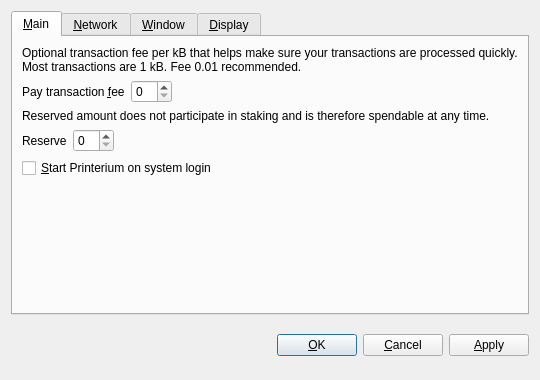
<?xml version="1.0" encoding="UTF-8"?>
<ui version="4.0">
 <class>OptionsDialog</class>
 <widget class="QDialog" name="OptionsDialog">
  <property name="geometry">
   <rect>
    <x>0</x>
    <y>0</y>
    <width>540</width>
    <height>380</height>
   </rect>
  </property>
  <property name="windowTitle">
   <string>Options</string>
  </property>
  <property name="modal">
   <bool>true</bool>
  </property>
  <layout class="QVBoxLayout" name="verticalLayout">
   <item>
    <widget class="QTabWidget" name="tabWidget">
     <property name="tabPosition">
      <enum>QTabWidget::North</enum>
     </property>
     <property name="currentIndex">
      <number>0</number>
     </property>
     <widget class="QWidget" name="tabMain">
      <attribute name="title">
       <string>&amp;Main</string>
      </attribute>
      <layout class="QVBoxLayout" name="verticalLayout_Main">
       <item>
        <widget class="QLabel" name="transactionFeeInfoLabel">
         <property name="text">
          <string>Optional transaction fee per kB that helps make sure your transactions are processed quickly. Most transactions are 1 kB. Fee 0.01 recommended.</string>
         </property>
         <property name="textFormat">
          <enum>Qt::PlainText</enum>
         </property>
         <property name="wordWrap">
          <bool>true</bool>
         </property>
        </widget>
       </item>
       <item>
        <layout class="QHBoxLayout" name="horizontalLayoutFee">
         <item>
          <widget class="QLabel" name="transactionFeeLabel">
           <property name="text">
            <string>Pay transaction &amp;fee</string>
           </property>
           <property name="textFormat">
            <enum>Qt::PlainText</enum>
           </property>
           <property name="buddy">
            <cstring>transactionFee</cstring>
           </property>
          </widget>
         </item>
         <item>
          <widget class="BitcoinAmountField" name="transactionFee"/>
         </item>
         <item>
          <spacer name="horizontalSpacerFee">
           <property name="orientation">
            <enum>Qt::Horizontal</enum>
           </property>
           <property name="sizeHint" stdset="0">
            <size>
             <width>40</width>
             <height>20</height>
            </size>
           </property>
          </spacer>
         </item>
        </layout>
       </item>
       <item>
        <widget class="QLabel" name="reserveBalanceInfoLabel">
         <property name="text">
          <string>Reserved amount does not participate in staking and is therefore spendable at any time.</string>
         </property>
         <property name="textFormat">
          <enum>Qt::PlainText</enum>
         </property>
         <property name="wordWrap">
          <bool>true</bool>
         </property>
        </widget>
       </item>
       <item>
        <layout class="QHBoxLayout" name="horizontalLayoutReserveBalance">
         <item>
          <widget class="QLabel" name="reserveBalanceLabel">
           <property name="text">
            <string>Reserve</string>
           </property>
           <property name="textFormat">
            <enum>Qt::PlainText</enum>
           </property>
           <property name="buddy">
            <cstring>reserveBalance</cstring>
           </property>
          </widget>
         </item>
         <item>
          <widget class="BitcoinAmountField" name="reserveBalance"/>
         </item>
         <item>
          <spacer name="horizontalSpacerReserveBalance">
           <property name="orientation">
            <enum>Qt::Horizontal</enum>
           </property>
           <property name="sizeHint" stdset="0">
            <size>
             <width>40</width>
             <height>20</height>
            </size>
           </property>
          </spacer>
         </item>
        </layout>
       </item>
       <item>
        <widget class="QCheckBox" name="bitcoinAtStartup">
         <property name="toolTip">
          <string>Automatically start Printerium after logging in to the system.</string>
         </property>
         <property name="text">
          <string>&amp;Start Printerium on system login</string>
         </property>
        </widget>
       </item>
       <item>
        <spacer name="verticalSpacer_Main">
         <property name="orientation">
          <enum>Qt::Vertical</enum>
         </property>
         <property name="sizeHint" stdset="0">
          <size>
           <width>20</width>
           <height>40</height>
          </size>
         </property>
        </spacer>
       </item>
      </layout>
     </widget>
     <widget class="QWidget" name="tabNetwork">
      <attribute name="title">
       <string>&amp;Network</string>
      </attribute>
      <layout class="QVBoxLayout" name="verticalLayout_Network">
       <item>
        <widget class="QCheckBox" name="mapPortUpnp">
         <property name="toolTip">
          <string>Automatically open the Printerium client port on the router. This only works when your router supports UPnP and it is enabled.</string>
         </property>
         <property name="text">
          <string>Map port using &amp;UPnP</string>
         </property>
        </widget>
       </item>
       <item>
        <widget class="QCheckBox" name="connectSocks">
         <property name="toolTip">
          <string>Connect to the Printerium network through a SOCKS proxy (e.g. when connecting through Tor).</string>
         </property>
         <property name="text">
          <string>&amp;Connect through SOCKS proxy:</string>
         </property>
        </widget>
       </item>
       <item>
        <layout class="QHBoxLayout" name="horizontalLayout_Network">
         <item>
          <widget class="QLabel" name="proxyIpLabel">
           <property name="text">
            <string>Proxy &amp;IP:</string>
           </property>
           <property name="textFormat">
            <enum>Qt::PlainText</enum>
           </property>
           <property name="buddy">
            <cstring>proxyIp</cstring>
           </property>
          </widget>
         </item>
         <item>
          <widget class="QValidatedLineEdit" name="proxyIp">
           <property name="maximumSize">
            <size>
             <width>140</width>
             <height>16777215</height>
            </size>
           </property>
           <property name="toolTip">
            <string>IP address of the proxy (e.g. 127.0.0.1)</string>
           </property>
          </widget>
         </item>
         <item>
          <widget class="QLabel" name="proxyPortLabel">
           <property name="text">
            <string>&amp;Port:</string>
           </property>
           <property name="textFormat">
            <enum>Qt::PlainText</enum>
           </property>
           <property name="buddy">
            <cstring>proxyPort</cstring>
           </property>
          </widget>
         </item>
         <item>
          <widget class="QLineEdit" name="proxyPort">
           <property name="maximumSize">
            <size>
             <width>55</width>
             <height>16777215</height>
            </size>
           </property>
           <property name="toolTip">
            <string>Port of the proxy (e.g. 9050)</string>
           </property>
          </widget>
         </item>
         <item>
          <widget class="QLabel" name="socksVersionLabel">
           <property name="text">
            <string>SOCKS &amp;Version:</string>
           </property>
           <property name="textFormat">
            <enum>Qt::PlainText</enum>
           </property>
           <property name="buddy">
            <cstring>socksVersion</cstring>
           </property>
          </widget>
         </item>
         <item>
          <widget class="QValueComboBox" name="socksVersion">
           <property name="toolTip">
            <string>SOCKS version of the proxy (e.g. 5)</string>
           </property>
          </widget>
         </item>
         <item>
          <spacer name="horizontalSpacer_Network">
           <property name="orientation">
            <enum>Qt::Horizontal</enum>
           </property>
           <property name="sizeHint" stdset="0">
            <size>
             <width>40</width>
             <height>20</height>
            </size>
           </property>
          </spacer>
         </item>
        </layout>
       </item>
       <item>
        <spacer name="verticalSpacer_Network">
         <property name="orientation">
          <enum>Qt::Vertical</enum>
         </property>
         <property name="sizeHint" stdset="0">
          <size>
           <width>20</width>
           <height>40</height>
          </size>
         </property>
        </spacer>
       </item>
      </layout>
     </widget>
     <widget class="QWidget" name="tabWindow">
      <attribute name="title">
       <string>&amp;Window</string>
      </attribute>
      <layout class="QVBoxLayout" name="verticalLayout_Window">
       <item>
        <widget class="QCheckBox" name="minimizeToTray">
         <property name="toolTip">
          <string>Show only a tray icon after minimizing the window.</string>
         </property>
         <property name="text">
          <string>&amp;Minimize to the tray instead of the taskbar</string>
         </property>
        </widget>
       </item>
       <item>
        <widget class="QCheckBox" name="minimizeOnClose">
         <property name="toolTip">
          <string>Minimize instead of exit the application when the window is closed. When this option is enabled, the application will be closed only after selecting Quit in the menu.</string>
         </property>
         <property name="text">
          <string>M&amp;inimize on close</string>
         </property>
        </widget>
       </item>
       <item>
        <spacer name="verticalSpacer_Window">
         <property name="orientation">
          <enum>Qt::Vertical</enum>
         </property>
         <property name="sizeHint" stdset="0">
          <size>
           <width>20</width>
           <height>40</height>
          </size>
         </property>
        </spacer>
       </item>
      </layout>
     </widget>
     <widget class="QWidget" name="tabDisplay">
      <attribute name="title">
       <string>&amp;Display</string>
      </attribute>
      <layout class="QVBoxLayout" name="verticalLayout_Display">
       <item>
        <layout class="QHBoxLayout" name="horizontalLayout_1_Display">
         <item>
          <widget class="QLabel" name="langLabel">
           <property name="text">
            <string>User Interface &amp;language:</string>
           </property>
           <property name="textFormat">
            <enum>Qt::PlainText</enum>
           </property>
           <property name="buddy">
            <cstring>lang</cstring>
           </property>
          </widget>
         </item>
         <item>
          <widget class="QValueComboBox" name="lang">
           <property name="toolTip">
            <string>The user interface language can be set here. This setting will take effect after restarting Printerium.</string>
           </property>
          </widget>
         </item>
        </layout>
       </item>
       <item>
        <layout class="QHBoxLayout" name="horizontalLayout_2_Display">
         <item>
          <widget class="QLabel" name="unitLabel">
           <property name="text">
            <string>&amp;Unit to show amounts in:</string>
           </property>
           <property name="textFormat">
            <enum>Qt::PlainText</enum>
           </property>
           <property name="buddy">
            <cstring>unit</cstring>
           </property>
          </widget>
         </item>
         <item>
          <widget class="QValueComboBox" name="unit">
           <property name="toolTip">
            <string>Choose the default subdivision unit to show in the interface and when sending coins.</string>
           </property>
          </widget>
         </item>
        </layout>
       </item>
       <item>
        <widget class="QCheckBox" name="displayAddresses">
         <property name="toolTip">
          <string>Whether to show Printerium addresses in the transaction list or not.</string>
         </property>
         <property name="text">
          <string>&amp;Display addresses in transaction list</string>
         </property>
        </widget>
       </item>
       <item>
        <widget class="QCheckBox" name="coinControlFeatures">
         <property name="toolTip">
          <string>Whether to show coin control features or not.</string>
         </property>
         <property name="text">
          <string>Display coin &amp;control features (experts only!)</string>
         </property>
        </widget>
       </item>
       <item>
        <spacer name="verticalSpacer_Display">
         <property name="orientation">
          <enum>Qt::Vertical</enum>
         </property>
         <property name="sizeHint" stdset="0">
          <size>
           <width>20</width>
           <height>40</height>
          </size>
         </property>
        </spacer>
       </item>
      </layout>
     </widget>
    </widget>
   </item>
   <item>
    <layout class="QHBoxLayout" name="horizontalLayout_Buttons">
     <item>
      <spacer name="horizontalSpacer_1">
       <property name="orientation">
        <enum>Qt::Horizontal</enum>
       </property>
       <property name="sizeHint" stdset="0">
        <size>
         <width>40</width>
         <height>48</height>
        </size>
       </property>
      </spacer>
     </item>
     <item>
      <widget class="QLabel" name="statusLabel">
       <property name="font">
        <font>
         <weight>75</weight>
         <bold>true</bold>
        </font>
       </property>
       <property name="text">
        <string/>
       </property>
       <property name="textFormat">
        <enum>Qt::PlainText</enum>
       </property>
       <property name="wordWrap">
        <bool>true</bool>
       </property>
      </widget>
     </item>
     <item>
      <spacer name="horizontalSpacer_2">
       <property name="orientation">
        <enum>Qt::Horizontal</enum>
       </property>
       <property name="sizeHint" stdset="0">
        <size>
         <width>40</width>
         <height>48</height>
        </size>
       </property>
      </spacer>
     </item>
     <item>
      <widget class="QPushButton" name="okButton">
       <property name="text">
        <string>&amp;OK</string>
       </property>
      </widget>
     </item>
     <item>
      <widget class="QPushButton" name="cancelButton">
       <property name="text">
        <string>&amp;Cancel</string>
       </property>
       <property name="autoDefault">
        <bool>false</bool>
       </property>
      </widget>
     </item>
     <item>
      <widget class="QPushButton" name="applyButton">
       <property name="text">
        <string>&amp;Apply</string>
       </property>
       <property name="autoDefault">
        <bool>false</bool>
       </property>
      </widget>
     </item>
    </layout>
   </item>
  </layout>
 </widget>
 <customwidgets>
  <customwidget>
   <class>BitcoinAmountField</class>
   <extends>QSpinBox</extends>
   <header>bitcoinamountfield.h</header>
  </customwidget>
  <customwidget>
   <class>QValueComboBox</class>
   <extends>QComboBox</extends>
   <header>qvaluecombobox.h</header>
  </customwidget>
  <customwidget>
   <class>QValidatedLineEdit</class>
   <extends>QLineEdit</extends>
   <header>qvalidatedlineedit.h</header>
  </customwidget>
 </customwidgets>
 <resources/>
 <connections/>
</ui>
